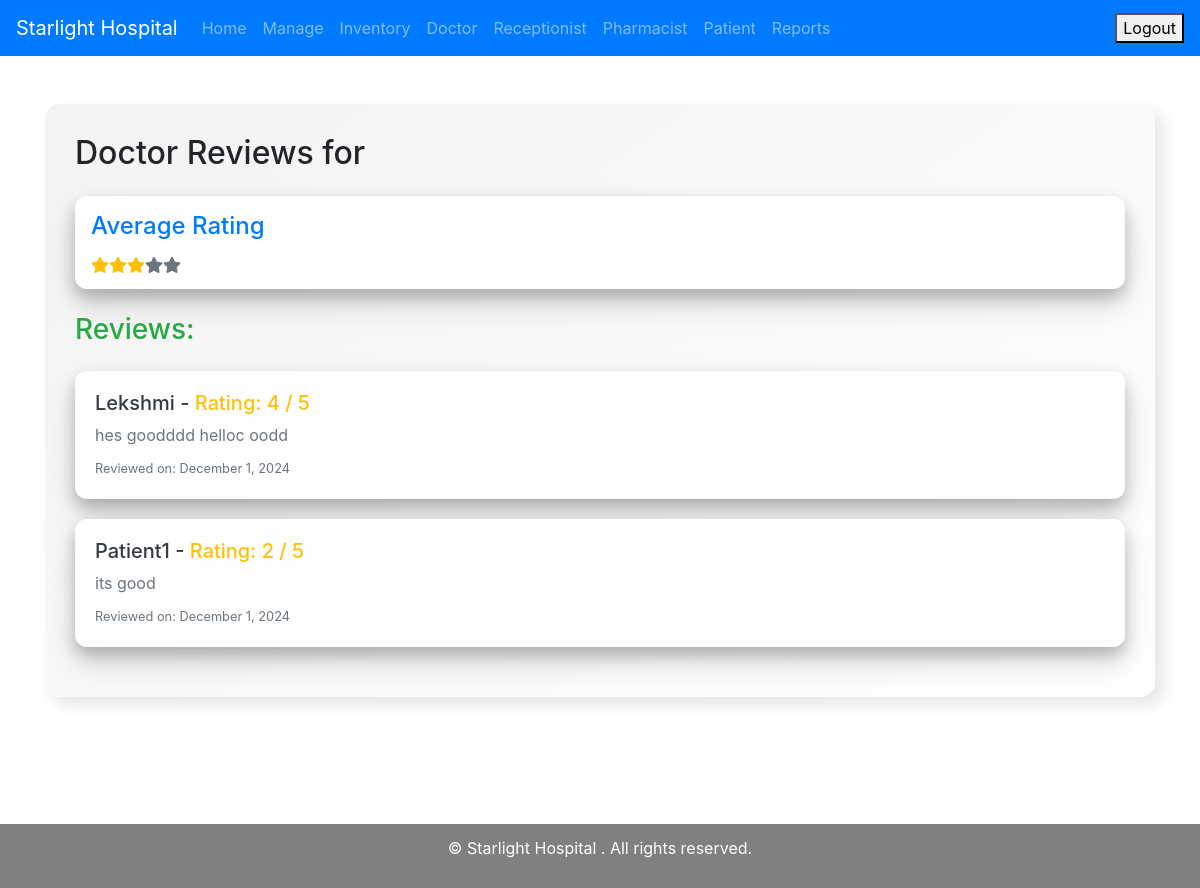
Screenshot of /hospital/admin/doctor/reviews/1 (signed in) with the database file from the repository.
### hospital_app/models.py (models this page shows)
class DoctorReview(models.Model):
    doctor = models.ForeignKey(Doctor, on_delete=models.CASCADE, related_name="reviews")
    patient = models.ForeignKey(Patient, on_delete=models.CASCADE, related_name="reviews")
    rating = models.PositiveIntegerField(choices=[(i, i) for i in range(1, 6)])  # 1 to 5 stars
    review = models.TextField(null=True, blank=True)
    created_at = models.DateTimeField(auto_now=True)

class Patient(models.Model):
    user_profile = models.OneToOneField(UserProfile, on_delete=models.CASCADE)
    address=models.CharField(max_length=22225,null=True)
    gender = models.CharField(max_length=5,null=True)
    is_inpatient = models.BooleanField(default=False)  # Categorize as inpatient or outpatient
    patient_id = models.CharField(max_length=15, unique=True, null=True, blank=True)

class UserProfile(models.Model):
    ROLE_CHOICES = [
        ('Doctor', 'Doctor'),
        ('Patient', 'Patient'),
        ('Receptionist', 'Receptionist'),
        ('Pharmacist', 'Pharmacist'),
    ]
    user = models.OneToOneField(User, on_delete=models.CASCADE)
    role = models.CharField(max_length=15, choices=ROLE_CHOICES)
    soft_deletion = models.BooleanField(default=False)

### hospital_app/views.py (the view)
# urls.py: path('hospital/admin/doctor/reviews/<int:id>',views.admin_doctor_reviews,name='admin_doctor_reviews'),
@login_required(login_url='hospital_loginpage')
def admin_doctor_reviews(request, id):
    doctor = Doctor.objects.get(id=id)
    rating = DoctorReview.objects.filter(doctor=doctor)
    average_rating = rating.aggregate(models.Avg('rating'))['rating__avg'] or 0
    star_range = range(1, 6)
    return render(request, 'admin/admin_doctor_reviews.html', {
        'rating': rating,
        'average_rating': average_rating,
        'star_range': star_range
    })

### templates/admin/admin_doctor_reviews.html (shortened to what this page needs)
{% extends 'admin/navbar.html' %}
{% block content %}
{% load static %}
<link href="https://cdnjs.cloudflare.com/ajax/libs/font-awesome/5.15.4/css/all.min.css" rel="stylesheet">
<div class="container mt-5" style="min-height: 90vh;">
    <div class="projected container-custom">
        <h2 class="mb-4">Doctor Reviews for {{ doctor.user_profile.user.username }}</h2>
        <div class="projected p-3 mb-4">
            <h4 class="text-primary mb-3">Average Rating</h4>
            {% if rating %}
                <div class="d-flex align-items-center">
                    {% for i in star_range %}
                        <i class="fas fa-star {% if i <= average_rating %} text-warning {% else %} text-muted {% endif %}"></i>
                    {% endfor %}
                </div>
            {% else %}
                <p class="text-muted">No reviews available</p>
            {% endif %}
        </div>
        <h3 class="mb-4 text-success">Reviews:</h3>
        <div class="list-group">
            {% for review in rating %}
                <div class="projected review-card">
                    <h5 class="mb-2 text-dark">{{ review.patient.user_profile.user.username }} -
                        <span class="text-warning">Rating: {{ review.rating }} / 5</span>
                    </h5>
                    <p class="mb-2 text-muted">{{ review.review }}</p>
                    <small class="text-secondary">Reviewed on: {{ review.created_at|date:"F j, Y" }}</small>
                </div>
            {% endfor %}
        </div>
    </div>
</div>
{% endblock %}

### templates/admin/admin_doctor_reviews.html (style rules this page uses)
.projected { box-shadow: 0 8px 15px rgba(0, 0, 0, 0.2), 0 15px 30px rgba(0, 0, 0, 0.15); border-radius: 12px; background: #ffffff; transition: transform 0.3s, box-shadow 0.3s; }
.review-card { padding: 20px; margin-bottom: 20px; background: #fefefe; }
.container-custom { padding: 30px; background: linear-gradient(145deg, #f3f3f3, #ffffff); border-radius: 15px; box-shadow: 8px 8px 16px rgba(0, 0, 0, 0.1), -8px -8px 16px rgba(255, 255, 255, 0.8); }

### rows the page displays
DoctorReview: patient.user_profile.user.username "Lekshmi", rating "4", review "hes goodddd helloc oodd", created_at "December 1, 2024"
DoctorReview: patient.user_profile.user.username "Patient1", rating "2", review "its good", created_at "December 1, 2024"
